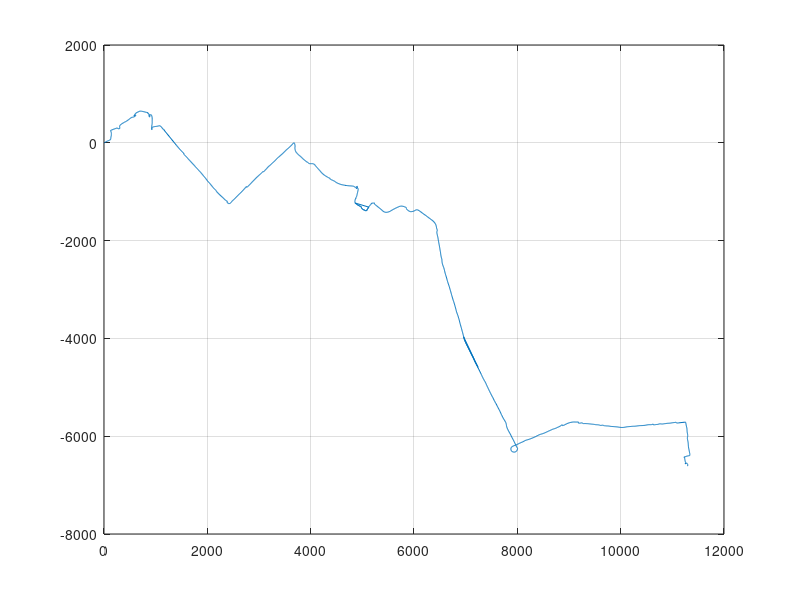
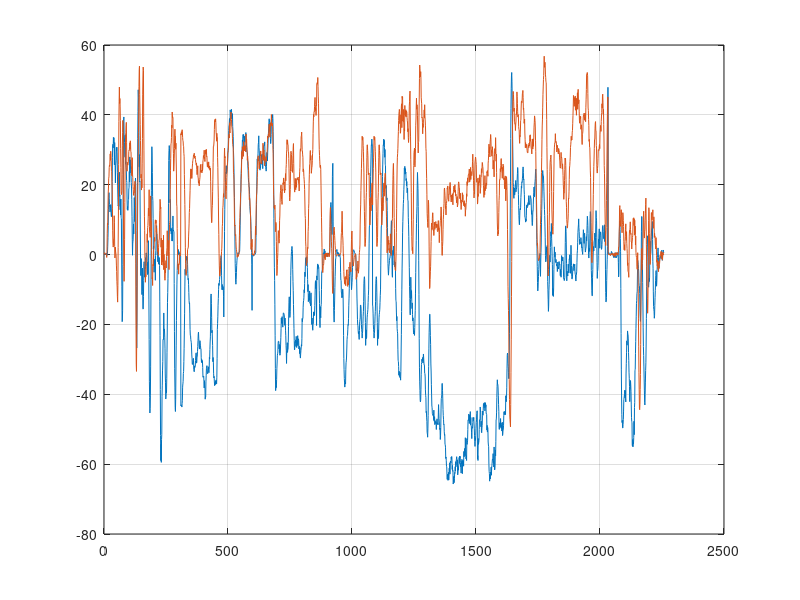
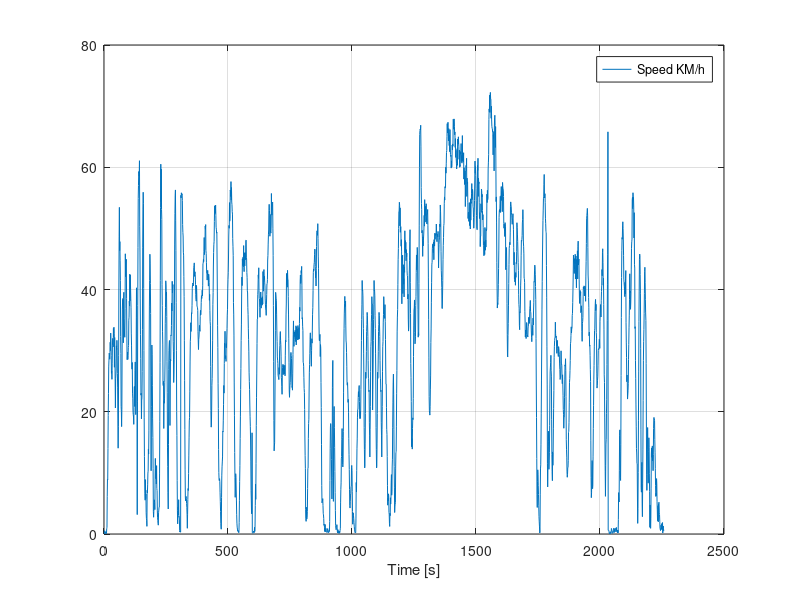

Here is the MATLAB script that generated these plots, in order:
clear;close all;clc

load('GPSData.txt');

latlong = -GPSData(:,1:2);
dlmwrite('latlong.txt',latlong,'precision','%.7f')

X = GPSData(:,5);
Y = GPSData(:,6);

plot(X,Y)
grid on;
distance = sqrt(X(end)^2 + Y(end)^2);

% Velocity
x1 = X;
x2 = [0; x1(1:end-1)];
vx = x1-x2/1; %Ts = 1


y1 = Y;
y2 = [0; y1(1:end-1)];
vy = y1-y2/1; %Ts = 1

%filtra descontinuidades

for i=1:length(vx)
    if vx(i) > 30 || vx(i) < -30
       vx(i) = vx(i-1) ;
    end
    if vy(i) > 30 || vy(i) < -30
        vy(i) = vy(i-1) ;
    end
end

V = sqrt(vx.^2 + vy.^2);

t = 1:length(vx);
figure
plot(t,vy*3.6)
hold on
plot(t,vx*3.6)
grid on;

figure
plot(t,V*3.6)
grid on;
hold on;
legend('Speed KM/h')
xlabel('Time [s]')